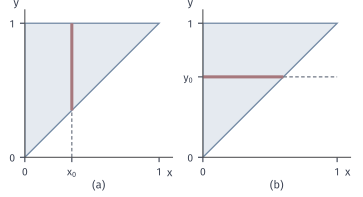

This figure's Python source:
from pathlib import Path
import sys
ROOT = next(p for p in Path(__file__).resolve().parents if (p/"build.sh").is_file() and (p/"tex/book.tex").is_file())
sys.path.insert(0, str(ROOT/"figures/00-shared/mathematical-preliminaries-upper/00-shared/comprehension-figures"))
from support import figure, save, BLUE, GREEN, YELLOW, RED, PURPLE, INK, MUTED, GRID, BLUE_FILL, GREEN_FILL, YELLOW_FILL, RED_FILL, PURPLE_FILL
import numpy as np
from matplotlib.patches import Rectangle

def labels(fig, axes, y=.03):
    for ax, s in zip(axes, ['(a)', '(b)', '(c)']):
        p = ax.get_position(); fig.text((p.x0+p.x1)/2, y, s, ha='center', va='bottom')

# T={0<=x<=y<=1}: x section [x0,1] and y section [0,y0].
fig, axes = figure(width_mm=92, height_mm=50, ncols=2)
fig.set_layout_engine(None)
fig.subplots_adjust(left=.06, right=.975, top=.95, bottom=.2, wspace=.16)
for ax in axes:
    ax.fill([0, 0, 1], [0, 1, 1], fc=BLUE_FILL, ec=BLUE, lw=.95)
    ax.set_xlim(0, 1.1); ax.set_ylim(0, 1.1); ax.set_aspect('equal'); ax.set_xlabel('$x$', labelpad=-7, loc='right'); ax.set_ylabel('$y$', labelpad=-7, loc='top', rotation=0)
    ax.set_xticks([0, 1]); ax.set_yticks([0, 1])
a, b = axes
x0 = .35; y0 = .6
a.plot([x0, x0], [x0, 1], color=RED, lw=2.2, solid_capstyle='butt')
a.plot([x0, x0], [0, x0], color=MUTED, lw=.85, dashes=(3, 2))
a.set_xticks([0, x0, 1]); a.set_xticklabels(['0', '$x_0$', '1'])
b.plot([0, y0], [y0, y0], color=RED, lw=2.2, solid_capstyle='butt')
b.plot([y0, 1.0], [y0, y0], color=MUTED, lw=.85, dashes=(3, 2))
b.set_yticks([0, y0, 1]); b.set_yticklabels(['0', '$y_0$', '1'])
labels(fig, axes)
save(fig, Path(__file__).resolve().parent, 'figure', {'formula': 'T={0<=x<=y<=1}; x section y in [x,1]; y section x in [0,y]'})
